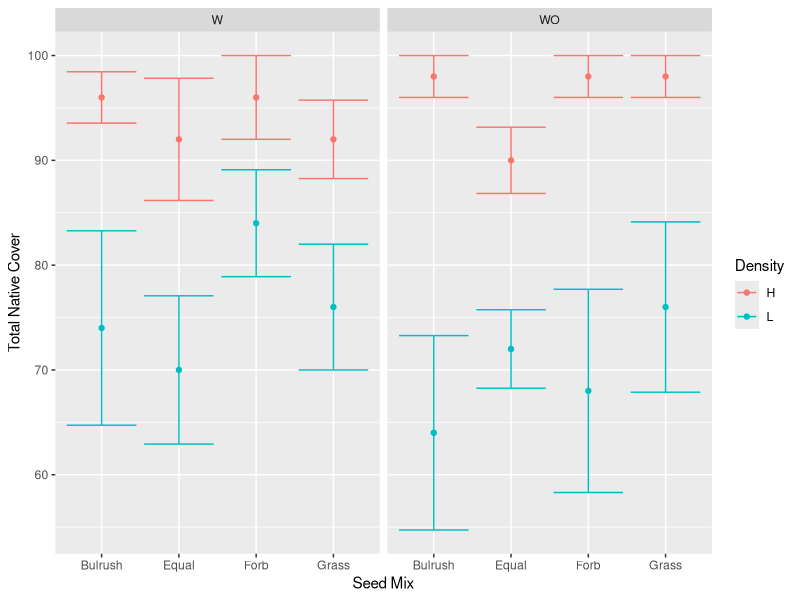
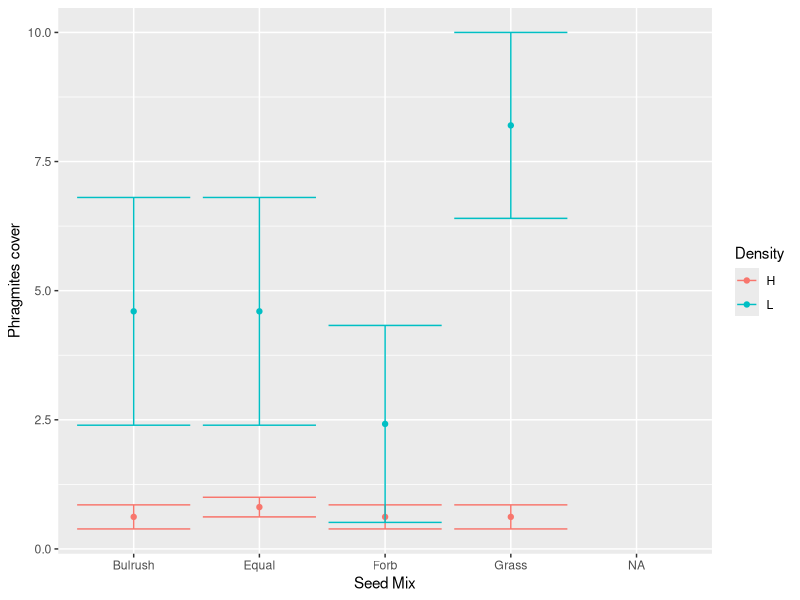
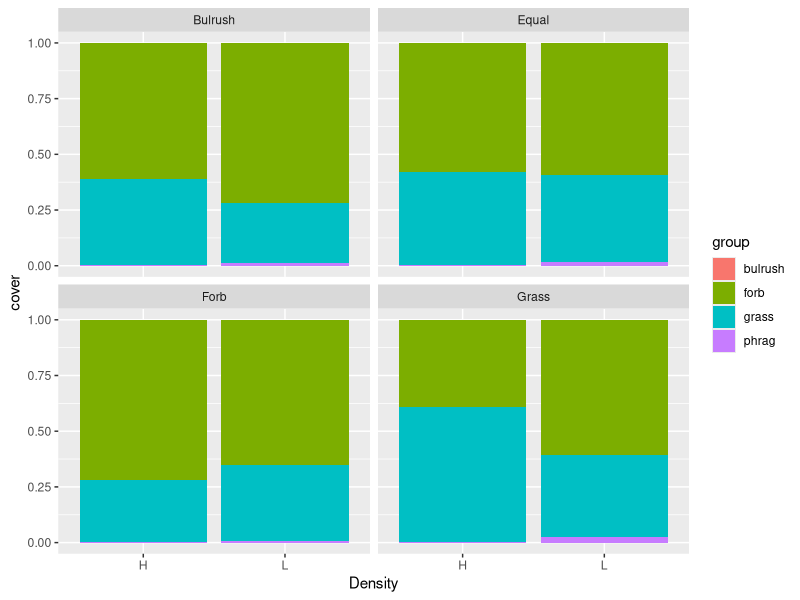
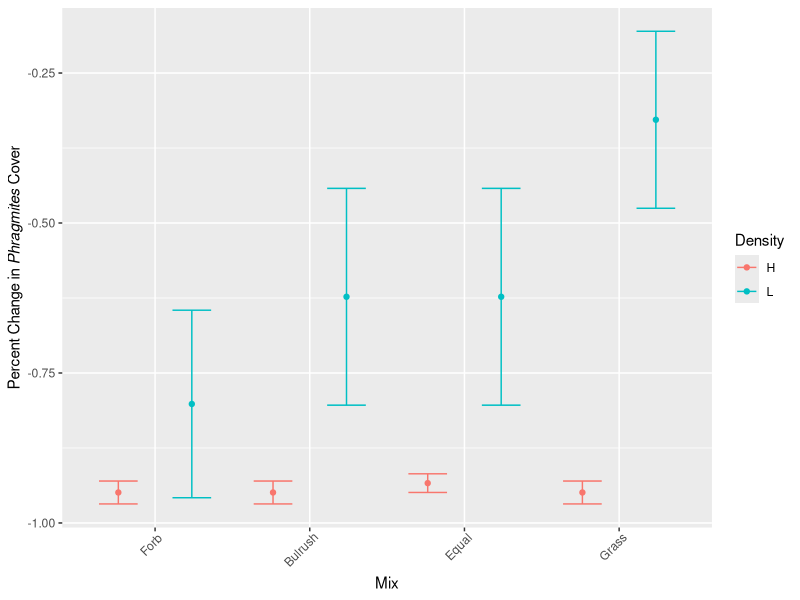

These figures' R source, in order:
##Notes for improving graphs in the future:
#Karin wants them in the order: grass - bulriush - forb - equal
#I need graphs of the raw data over time
#Include species in the stacked bar charts - Jes has code for this - might be interesting if there's a pattern in the forbs

#Cleaning####
gh <- read.csv("gh23.csv")
gh <- gh[1:17]

library(dplyr)
library(magrittr)

gh_final <- gh %>%
  filter(gh$Date == "3/1/23") 


library(ggplot2)

gh_final$Mix[gh_final$Mix == 1] <- "Forb"
gh_final$Mix[gh_final$Mix == 2] <- "Grass"
gh_final$Mix[gh_final$Mix == 3] <- "Bulrush"
gh_final$Mix[gh_final$Mix == 4] <- "Equal"

gh_final$Density <- as.factor(gh_final$Density)
gh_final$PP <- as.factor(gh_final$PP)
gh_final$Mix <- as.factor(gh_final$Mix)

#Native cover####
gh_final %>%
  select(-Phrag) %>%
  filter(Tub != "PHAU")%>%
  ggplot(aes(x = Mix, y = Total, color = Density)) +
  facet_wrap(~PP) +
  stat_summary(aes(group = interaction(Mix, Density, PP)),
               fun = mean, geom = "point") +
  stat_summary(aes(group = interaction(Mix, Density, PP)),
               fun.data = mean_se, geom = "errorbar") +
  labs(x = "Seed Mix", y = "Total Native Cover")

#Phrag Cover####
gh_final %>% #figure out how to add the phrag control here
  ggplot(aes(x = Mix, y = Phrag, color = Density)) +
  stat_summary(aes(group = interaction(Mix, Density)),
               fun = mean, geom = "point") +
  stat_summary(aes(group = interaction(Mix, Density)),
               fun.data = mean_se, geom = "errorbar") +
  labs(x = "Seed Mix", y = "Phragmites cover")

#Stacked bargraph####
gh_totals <- gh_final %>%
  filter(Tub != "PHAU") %>%
  group_by(Mix, Density, PP) %>%
  summarize(grass = sum(DISP, MUAS, PUNU),
            forb = sum(EUOC, EUMA, SOCA),
            bulrush = sum(SCAM, SCAC, BOMA),
            phrag = Phrag)

gh_tw <- gh_totals %>%
  tidyr::pivot_longer(
    cols = 4:7,
    names_to = "group",
    values_to = "cover"
  )

gh_tw %>%
  filter(PP != "WO") %>%
  ggplot(aes(fill = group, y = cover, x = Density)) +
    geom_bar(position = "fill", stat = "identity") +
  facet_wrap(~Mix)

#Reduction graph####

#I averaged across all the treatments/controls first because this was fully randomized - no blocks

#get the treatment PHAU values
b <- gh_final %>%
  filter(PP == "W") %>%
  select(Tub, Mix, Density, PP, Replicate, Phrag)

#get the control values
final.matrix <- gh_final %>% 
  filter(Tub == "PHAU") %>%
  select(Tub, Replicate, Total)

c <- mean(final.matrix$Total)

#calculate the percent cover across all 
final.df <- b %>%
  mutate(P.Cover.Red = (Phrag - c)/c)

#graph
final.df %>%
  ggplot(aes(x = reorder(Mix, P.Cover.Red), y = P.Cover.Red, color = Density)) +
  stat_summary(aes(group = Density),
               fun = mean, geom = "point", 
               position = position_dodge(0.95)) +
  stat_summary(aes(group = Density, width = .5),
               fun.data = mean_se, geom = "errorbar",
               position = position_dodge(0.95)) +
  theme(axis.text.x = element_text(angle = 45, hjust = 0.9), 
        axis.title.y = ggtext::element_markdown()) +
  labs(y = "Percent Change in *Phragmites* Cover", x = "Mix")
